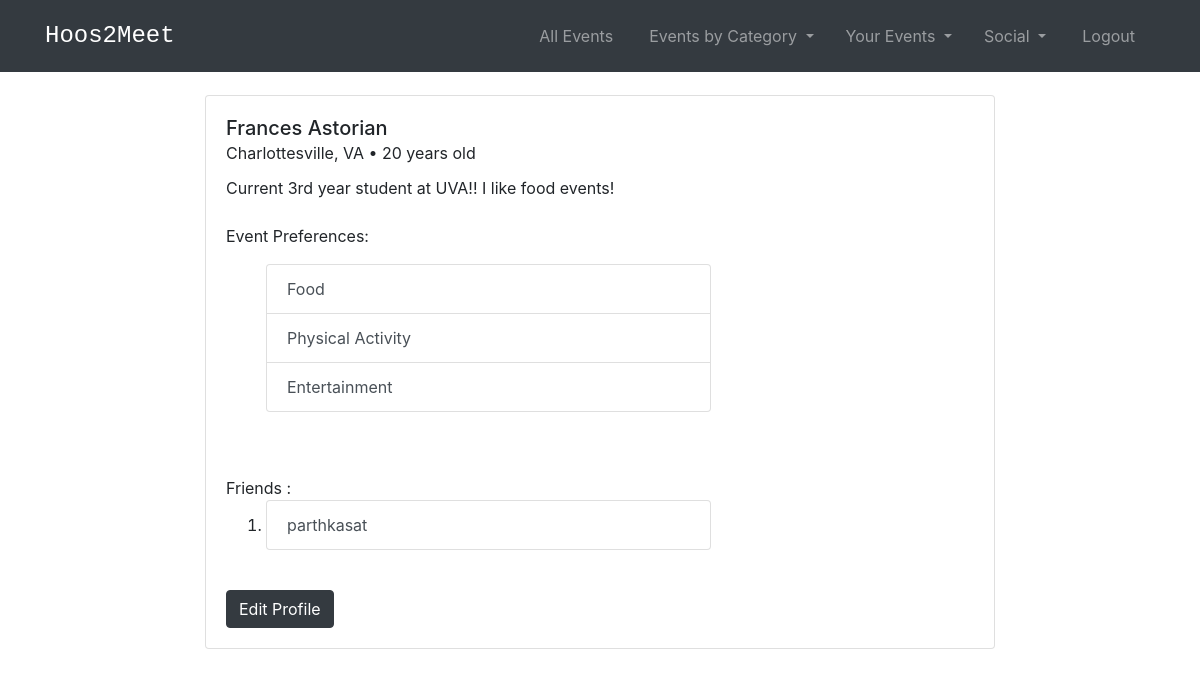
The page /social/1/profile/ (signed in) on the database its author committed.
### events/models.py (models this page shows, shortened)
class Profile(models.Model):
    user=models.OneToOneField(User, null=True, on_delete=models.CASCADE)
    bio = models.TextField()
    categories = models.ManyToManyField(Category, blank=True)
    friends = models.ManyToManyField(User, related_name='friends', blank = True)
    current_user = models.ForeignKey(User, related_name='owner', null=True, on_delete=models.CASCADE)
    location = models.CharField("Location", null=True,max_length=100)
    updated=models.DateTimeField(auto_now=True)
    created=models.DateTimeField(auto_now_add=True)
    age = models.IntegerField(null=True)
    def get_categories(self):
        return self.categories.all()
    def get_friends(self):
        return self.friends.all()
    def get_friends_no(self):
        return self.friends.all().count()
    def __str__(self):
        return str(self.user)

class Category(models.Model):
    name = models.CharField(max_length=255)
    def __str__(self):
        return self.name

### social_app/views.py (the view)
# urls.py: path('<int:pk>/profile/', views.ProfileView.as_view(), name='profile_page'),
class ProfileView(generic.DetailView):
    model=Profile
    template_name='social_app/user_profile.html'
    def get_context_data(self, *args, **kwargs):
        cat_menu = Category.objects.all()
        users = Profile.objects.exclude(id=self.kwargs['pk'])
        context = super(ProfileView, self).get_context_data(*args, **kwargs)
        page_user = get_object_or_404(Profile, id=self.kwargs['pk'])
        rsvp_event_list = Event.objects.filter(rsvps=self.kwargs['pk'] )
        context["page_user"]=page_user
        context['users']=users
        context['friends']=Profile.get_friends(page_user)
        context["cat_menu"]=cat_menu
        context['rsvp_event_list'] = rsvp_event_list
        return context

### social_app/templates/social_app/user_profile.html (shortened to what this page needs)
<!DOCTYPE html>
<head>
  {% extends 'base.html' %}
  {% load static %}
  {% load socialaccount %}
{% block content %}
{% if user.is_authenticated %}
<div class="card mb-3" style="max-width: 1000px;">
    <div class="row no-gutters">
      <div class="col-md-8 justify-content-center">
        <div class="card-body">
          <h5 class="card-title">{{profile.user.first_name}} {{profile.user.last_name}}<br> <small> {{profile.user.profile.location}} • {{profile.user.profile.age}} years old</small></h5>
          <p class="card-text">{{profile.user.profile.bio}} <br> <br>
            Event Preferences:
            <ol>
              {%for category in profile.get_categories%}
                <a class = 'list-group-item list-group-item-action'href="{%url 'events:category' category %}"> {{category}}</a>
              {%endfor%}
            </ol><br/>
            {% if user.id == profile.user.id %}
            {% if profile.get_friends_no != 0 %}
              <br>Friends :
              <ol>
              {%for friend in profile.get_friends %}
                <li>
                    <a class = 'list-group-item list-group-item-action' href="{%url 'social_app:profile_page' friend.profile.id%}"> {{friend}}</a>
                </li>
              {% endfor %}
            {% endif %}
              </ol>
            </p>
            {% endif %}
            {% if user.id == profile.user.id %}
                 <br> <a href="{%url 'social_app:edit_prefs' %}" class="btn btn-dark">Edit Profile</a>
            {% endif %}
        </div>
      </div>
    </div>
  </div>
{% endif %}
{% endblock %}

### templates/base.html (style rules this page uses)
body { padding-top: 70px; }

### rows shown on the page
Profile: user.first_name "Frances", user.last_name "Astorian", user.profile.location "Charlottesville, VA", user.profile.age "20", user.profile.bio "Current 3rd year student at UVA!! I like food events!"
Category: name "Food"
Category: name "Physical Activity"
Category: name "Entertainment"

### other values the page prints
{{ friend }} "parthkasat"
